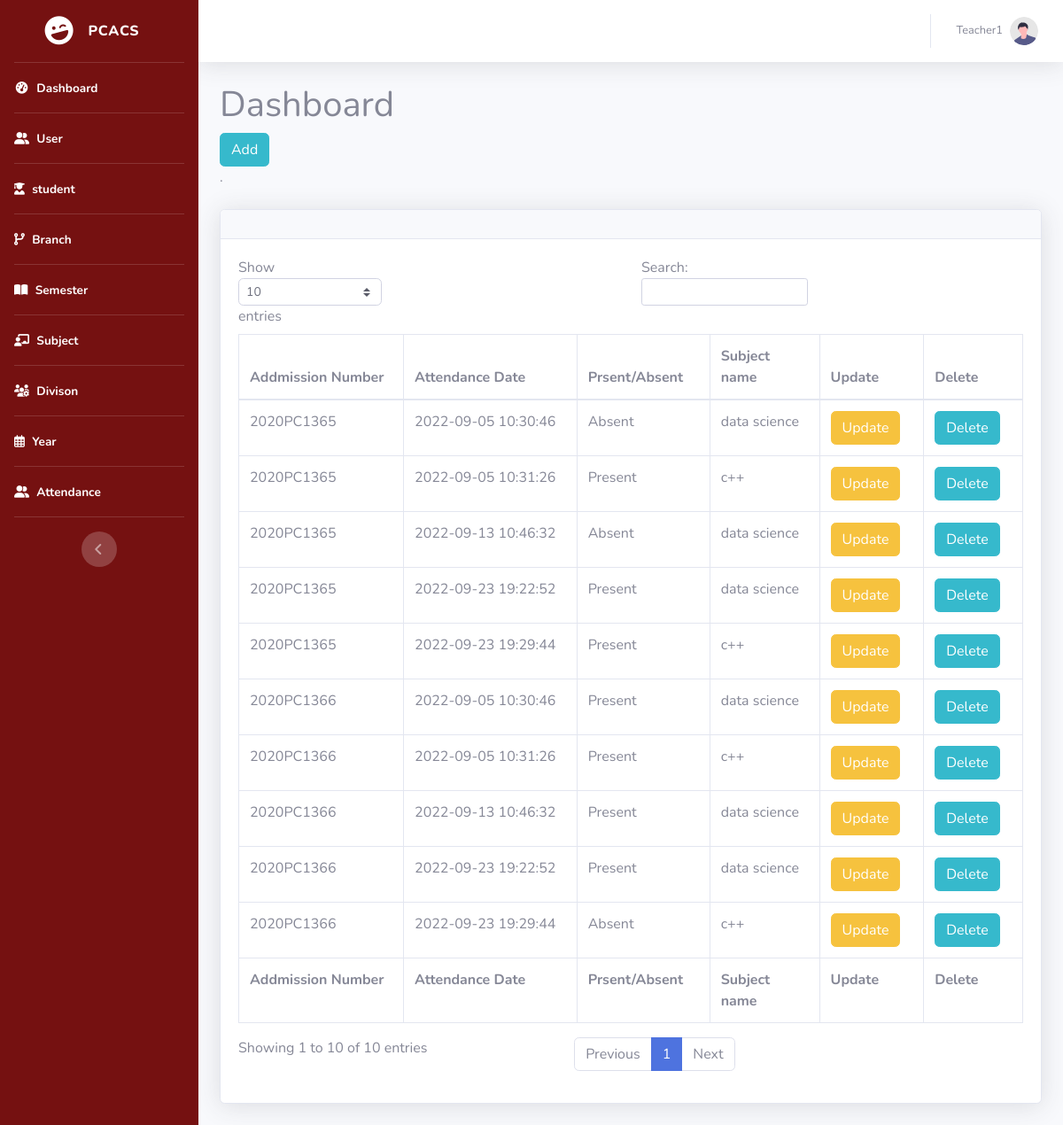
Screenshot of /Admin/attendance.php (signed in) with the database file from the repository.
### tables this page shows
CREATE TABLE `attendance` (
  `add_no` varchar(50) DEFAULT NULL,
  `att_date` datetime DEFAULT current_timestamp(),
  `present_absent` int(11) DEFAULT NULL,
  `subject_name` varchar(50) DEFAULT NULL
);

### Admin/attendance.php (the view, shortened to what this page needs)
<?php
require("../config/config.php");
?>
<!DOCTYPE html>
<html lang="en">
<head>
    <link href="vendor/fontawesome-free/css/all.min.css" rel="stylesheet" type="text/css">
    <link href="css/sb-admin-2.min.css" rel="stylesheet">
</head>
<body id="page-top">
    <div id="wrapper">
        <?php include("sidebar.php");?>
        <div id="content-wrapper" class="d-flex flex-column">
            <div id="content">
                <?php include("navbar.php");?>
                <div class="container-fluid">
                    <h1>Dashboard</h1>
                    <a href="attd_add.php" class="btn btn-info">Add</a>
                    <p class="mb-4"> <a target="_blank" href="https://datatables.net"></a>.</p>
                    <?php
                   $query="select * from attendance";
                   $result=mysqli_query($con,$query);
               ?>
                    <div class="card shadow mb-4">
                        <div class="card-header py-3">
                        </div>
                        <div class="card-body">
                            <div class="table-responsive">
                                <table class="table table-bordered" id="dataTable" width="100%" cellspacing="0">
                                    <thead>
                                        <tr>
                                            <th>Addmission Number</th>
                                            <th>Attendance Date</th>
                                            <th>Prsent/Absent</th>
                                            <th>Subject name</th>
                                            <th>Update</th>
                                            <th>Delete</th>
                                        </tr>
                                    </thead>
                                    <tfoot>
                                        <tr>
                                            <th>Addmission Number</th>
                                            <th>Attendance Date</th>
                                            <th>Prsent/Absent</th>
                                            <th>Subject name</th>
                                            <th>Update</th>
                                            <th>Delete</th>
                                        </tr>
                                    </tfoot>
                                    <tbody>
                                        <?php
                    while($row=$result->fetch_assoc()){
                    ?>
                                        <tr>
                                            <td><?php echo $row['add_no']?></td>
                                            <td><?php echo $row['att_date']?></td>
                                            <td>
                                            <?php
                                            if($row['present_absent']==1){
                                                echo "Present";
                                            }
                                            else{
                                                echo "Absent";
                                            }
                                            ?>
                                        </td>
                                            <td><?php echo $row['subject_name']?></td>
                                            <form action="attd_update.php" method="post">
                                               <td> <button type="submit" class="btn btn-warning">Update</button></td>
                                            </form>
                                            <form action="attd_delete.php" method="post">
                                               <td> <button type="submit" onclick="return checklogout()" class="btn btn-info">Delete</button></td>
                                            </form>
                                        </tr>
                                        <?php
                    }
                    ?>
                                    </tbody>
                                </table>
                            </div>
                        </div>
                    </div>
                </div>
            </div>
        </div>
    </div>
</body>
</html>

### Admin/sidebar.php
<ul class="navbar-nav bg-gradient-primary sidebar sidebar-dark accordion" style="background: #751111;" id="accordionSidebar">
    <a class="sidebar-brand d-flex align-items-center justify-content-center" href="index.html">
        <div class="sidebar-brand-icon rotate-n-15">
            <i class="fas fa-laugh-wink"></i>
        </div>
        <div class="sidebar-brand-text mx-3">PCACS</div>
    </a>
    <hr class="sidebar-divider my-0">
    <li class="nav-item active">
        <a class="nav-link" href="">
            <i class="fas fa-fw fa-tachometer-alt"></i>
            <span>Dashboard</span></a>
    </li>
    <hr class="sidebar-divider my-0">
    <li class="nav-item active">
        <a class="nav-link" href="user.php">
            <i class="fas fa-user-friends"></i>
            <span>User</span>
        </a>
    </li>
    <hr class="sidebar-divider my-0">
    <li class="nav-item active">
        <a class="nav-link" href="student.php">
            <i class="fas fa-user-graduate"></i>
            <span>student</span>
        </a>
    </li>
    <hr class="sidebar-divider my-0">
    <li class="nav-item active">
        <a class="nav-link" href="branch.php">
            <i class="fas fa-code-branch"></i>
            <span>Branch</span>
        </a>
    </li>
    <hr class="sidebar-divider my-0">
    <li class="nav-item active">
        <a class="nav-link" href="semester.php">
            <i class="fas fa-book-open"></i>
            <span>Semester</span>
        </a>
    </li>
    <hr class="sidebar-divider my-0">
    <li class="nav-item active">
        <a class="nav-link" href="subject.php">
            <i class="fas fa-chalkboard-teacher"></i>
            <span>Subject</span>
        </a>
    </li>
     <hr class="sidebar-divider my-0">
     <li class="nav-item active">
         <a class="nav-link" href="division.php">
            <i class="fas fa-users-cog"></i>
             <span>Divison</span>
         </a>
     </li>
       <hr class="sidebar-divider my-0">
       <li class="nav-item active">
           <a class="nav-link" href="year.php">
            <i class="far fa-calendar-alt"></i>
               <span>Year</span>
           </a>
       </li>
       <hr class="sidebar-divider my-0">
<li class="nav-item active">
   <a class="nav-link" href="attendance.php">
       <i class="fas fa-user-friends"></i>
       <span>Attendance</span>
   </a>
</li>
    <hr class="sidebar-divider d-none d-md-block">
    <div class="text-center d-none d-md-inline">
        <button class="rounded-circle border-0" id="sidebarToggle"></button>
    </div>
</ul>

### Admin/navbar.php (shortened to what this page needs)
<nav class="navbar navbar-expand navbar-light bg-white topbar mb-4 static-top shadow">
    <ul class="navbar-nav ml-auto">
        <li class="nav-item dropdown no-arrow">
            <a class="nav-link dropdown-toggle" href="#" id="userDropdown" role="button" data-toggle="dropdown"
                aria-haspopup="true" aria-expanded="false">
                <span class="mr-2 d-none d-lg-inline text-gray-600 small"><?php echo  $_SESSION['uname']; ?></span>
                <img class="img-profile rounded-circle" src="img/undraw_profile.svg">
            </a>
        </li>
    </ul>
</nav>

### rows the page displays
attendance: add_no "2020PC1365", att_date "2022-09-05 10:30:46", present_absent "Absent", subject_name "data science"
attendance: add_no "2020PC1366", att_date "2022-09-05 10:30:46", present_absent "Present", subject_name "data science"
attendance: add_no "2020PC1365", att_date "2022-09-05 10:31:26", present_absent "Present", subject_name "c++"
attendance: add_no "2020PC1366", att_date "2022-09-05 10:31:26", present_absent "Present", subject_name "c++"
attendance: add_no "2020PC1365", att_date "2022-09-13 10:46:32", present_absent "Absent", subject_name "data science"
attendance: add_no "2020PC1366", att_date "2022-09-13 10:46:32", present_absent "Present", subject_name "data science"
attendance: add_no "2020PC1365", att_date "2022-09-23 19:22:52", present_absent "Present", subject_name "data science"
attendance: add_no "2020PC1366", att_date "2022-09-23 19:22:52", present_absent "Present", subject_name "data science"
attendance: add_no "2020PC1365", att_date "2022-09-23 19:29:44", present_absent "Present", subject_name "c++"
attendance: add_no "2020PC1366", att_date "2022-09-23 19:29:44", present_absent "Absent", subject_name "c++"

### other values shown
$_SESSION['uname'] "Teacher1"
